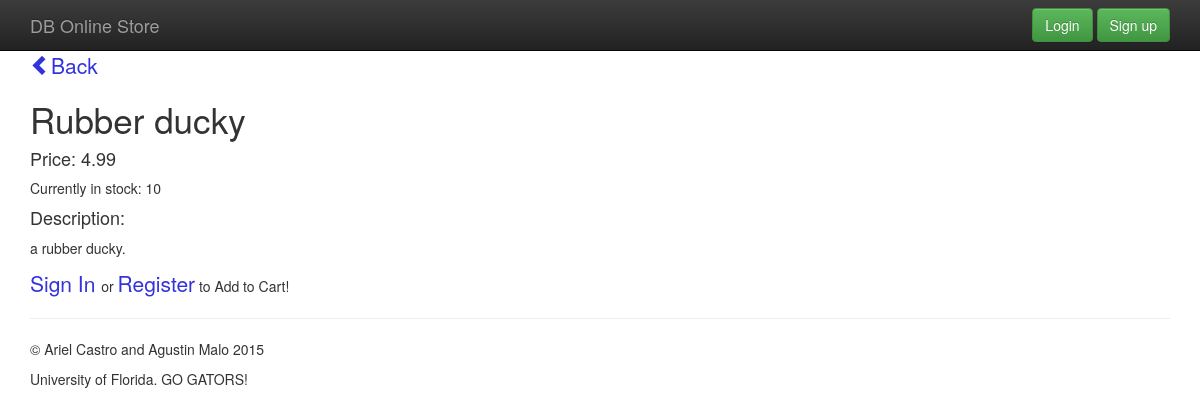
The page /product/18/ on the database its author committed.
### main_store/models.py (models this page shows)
class Product(models.Model):
	name = models.CharField(max_length=100)
	price = models.DecimalField(max_digits=8, decimal_places=2)
	stock_quantity = models.IntegerField()
	description = models.TextField()
	active = models.BooleanField()

### main_store/views.py (the view)
# urls.py: url(r'^product/(?P<id>\d+)/', storeViews.product_detail, name='product_detail'),
def product_detail(request, id):
    print request.method
    print "this ithe id: " + id
    if request.method == 'POST':
        print "Cart is post"
        current_user = request.user
        user_id = current_user.id
        user_profile = UserProfile.objects.get(user_id=user_id)
        productInstance = Product.objects.get(id=id)
        cartObj = Cart(user=user_profile, product=productInstance)
        cart_form = CartForm(data=request.POST,instance=cartObj)
        if cart_form.is_valid():
            print "Cart is valid"
            cart = cart_form.save()
            cart.UserProfile_id = user_profile.id
            cart.product_id = id
            print "checking for null" + cart.product_id
            cart.save()
            return HttpResponseRedirect(reverse('cart'))
    else:
        try:
            product = Product.objects.get(id=id)
            cart_form = CartForm(data=request.POST)
            print "Cart is else"
        except Product.DoesNotExist:
            raise Http404('This item does not exist')
    return render(request, 'products/product_detail.html', {
        'product': product,
        'cart_form': cart_form,
    })

### db_online_store/templates/products/product_detail.html (shortened to what this page needs)
{% extends "base.html" %}
{% block content %}
	<a href="{% url 'index' %}"><span class="glyphicon glyphicon-chevron-left" aria-hidden="true"></span>Back</a>
	<h3>{{product.name | capfirst }}</h3>
	<h4>Price: {{product.price}}</h4>
	<p>Currently in stock: {{ product.stock_quantity }} </p>
	<h4>Description:</h4>
	<p> {{ product.description }} </p>
	{% if user.is_anonymous %}
	<p><a href="{% url 'login' %}">Sign In </a>or <a href="{% url 'register' %}">Register</a> to Add to Cart!</p>
	{% endif %}
{% endblock content %}

### db_online_store/static/main.css (style rules this page uses)
h1, h2, h3 { font-size: 2.5em; }
a { font-size: 1.5em; }
a { text-decoration: none; color: #33D; }
body { padding-top: 50px; padding-bottom: 20px; }

### rows shown on the page
Product: name "Rubber ducky", price "4.99", stock_quantity "10", description "a rubber ducky."
